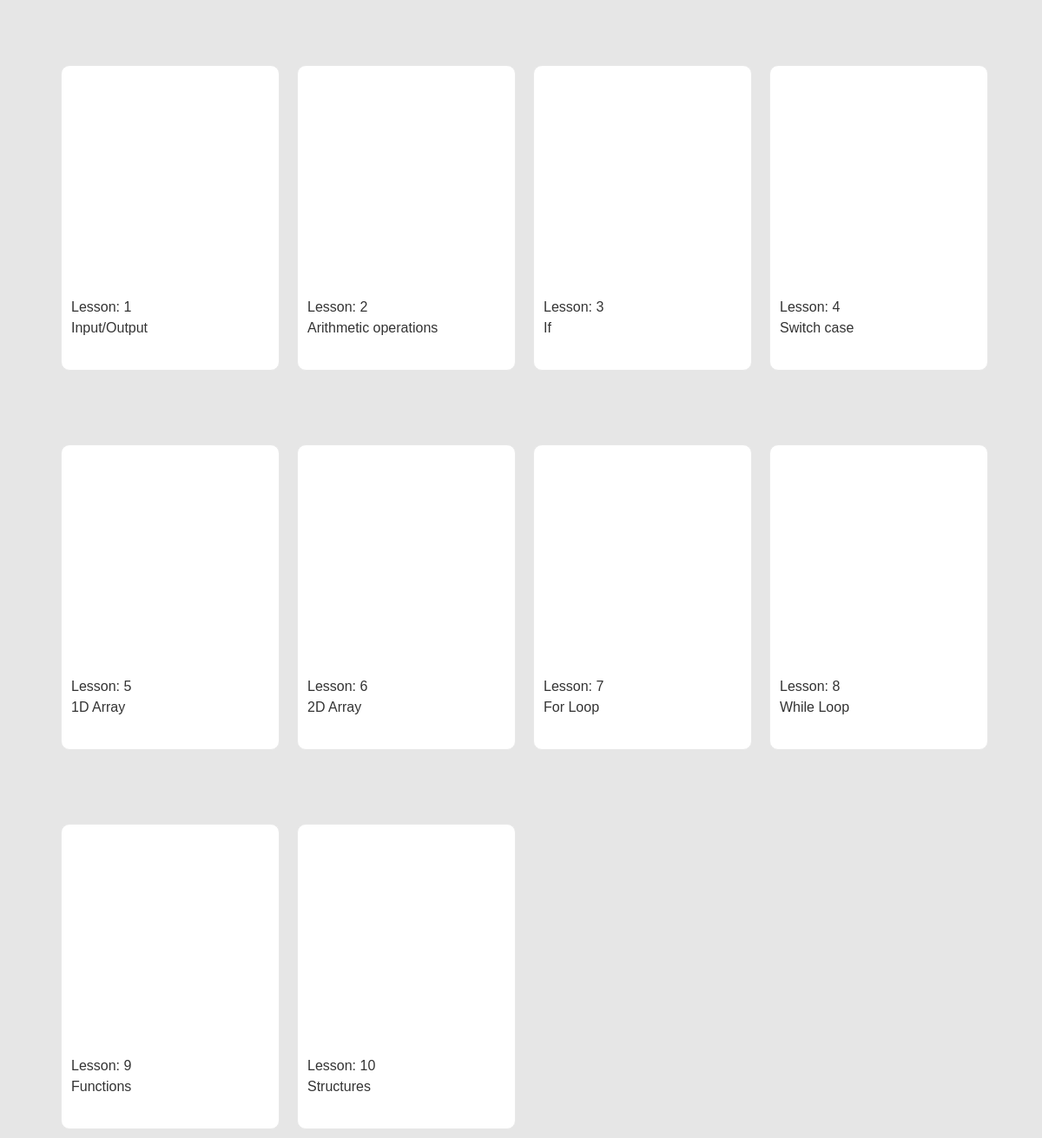
Screenshot of /Code/category2.php with the database file from the repository.
### tables this page shows
CREATE TABLE `codemart_c` (
  `LessonNumber` int(5) NOT NULL,
  `LessonName` varchar(50) NOT NULL,
  `VideoURL` varchar(100) NOT NULL,
  `Questions` varchar(1000) NOT NULL,
  `Option1` varchar(100) NOT NULL,
  `Option2` varchar(100) NOT NULL,
  `Option3` varchar(100) NOT NULL,
  `Option4` varchar(100) NOT NULL,
  `Image` varchar(100) NOT NULL,
  `Explanations` varchar(2000) NOT NULL,
  `right_ans` varchar(100) NOT NULL
);

### Code/category2.php (the view, shortened to what this page needs)
<body>
	<?php
	$dbconnect=mysqli_connect("localhost","root","","codemart");
	switch ($_GET['diff']) {
			default:
				$sql="SELECT * from codemart_c";
				break;
		}
	if($query=mysqli_query($dbconnect, $sql))
	{
		$rs=mysqli_fetch_assoc($query);
	}
	if(mysqli_num_rows($query)==0) {
		echo "Sorry, we have no items currently in stock";
	}
	else {
		?>
		<div style="margin-left:5%;">
		<?php
		do {
			?>
			<div class="cat11" style="margin-top: 75px;width:250px;height:350px;" >
			<a href="lesson2.php?no=<?php echo $rs['LessonNumber'];?>&attempt=no">
				<p class="cat11_img">
					<VIDEO>
						<source src="<?php echo $rs['VideoURL']?>" type="video/mp4">
					</VIDEO>
				</p>
				<br>
				<p>Lesson: <?php
					$kk=(int)$rs['LessonNumber'];
				echo $kk-2000; ?></p>
				<p><?php echo $rs['LessonName']; ?></p>
			</a>
			</div>
		<?php
		} while ($rs=mysqli_fetch_assoc($query));
		?>
		</div>
	<?php
	}
	?>
</body>

### Code/category2.php (style rules this page uses)
body { background:#e6e6e6; color: white; margin: 0px; }
p { margin: 1px; }
.cat11 { width:250px; background-color: white; color: #333; font-family: sans-serif; padding: 0px; margin: 10px; transition: .15s; width: auto; overflow: hidden; float: left; border: 1px solid #e8e8e8; border-radius: 10px; }
.cat11 p { padding:0px 10px 5px 10px; }
.cat11 p.cat11_img { padding: 0; margin: 0; }
.cat11 a { font-family: sans-serif; text-decoration: none; color: #333; }
video { width:250px; height:250px; }

### rows the page displays
codemart_c: $kk-2000 "1", LessonName "Input/Output"
codemart_c: $kk-2000 "2", LessonName "Arithmetic operations"
codemart_c: $kk-2000 "3", LessonName "If"
codemart_c: $kk-2000 "4", LessonName "Switch case"
codemart_c: $kk-2000 "5", LessonName "1D Array"
codemart_c: $kk-2000 "6", LessonName "2D Array"
codemart_c: $kk-2000 "7", LessonName "For Loop"
codemart_c: $kk-2000 "8", LessonName "While Loop"
codemart_c: $kk-2000 "9", LessonName "Functions"
codemart_c: $kk-2000 "10", LessonName "Structures"
